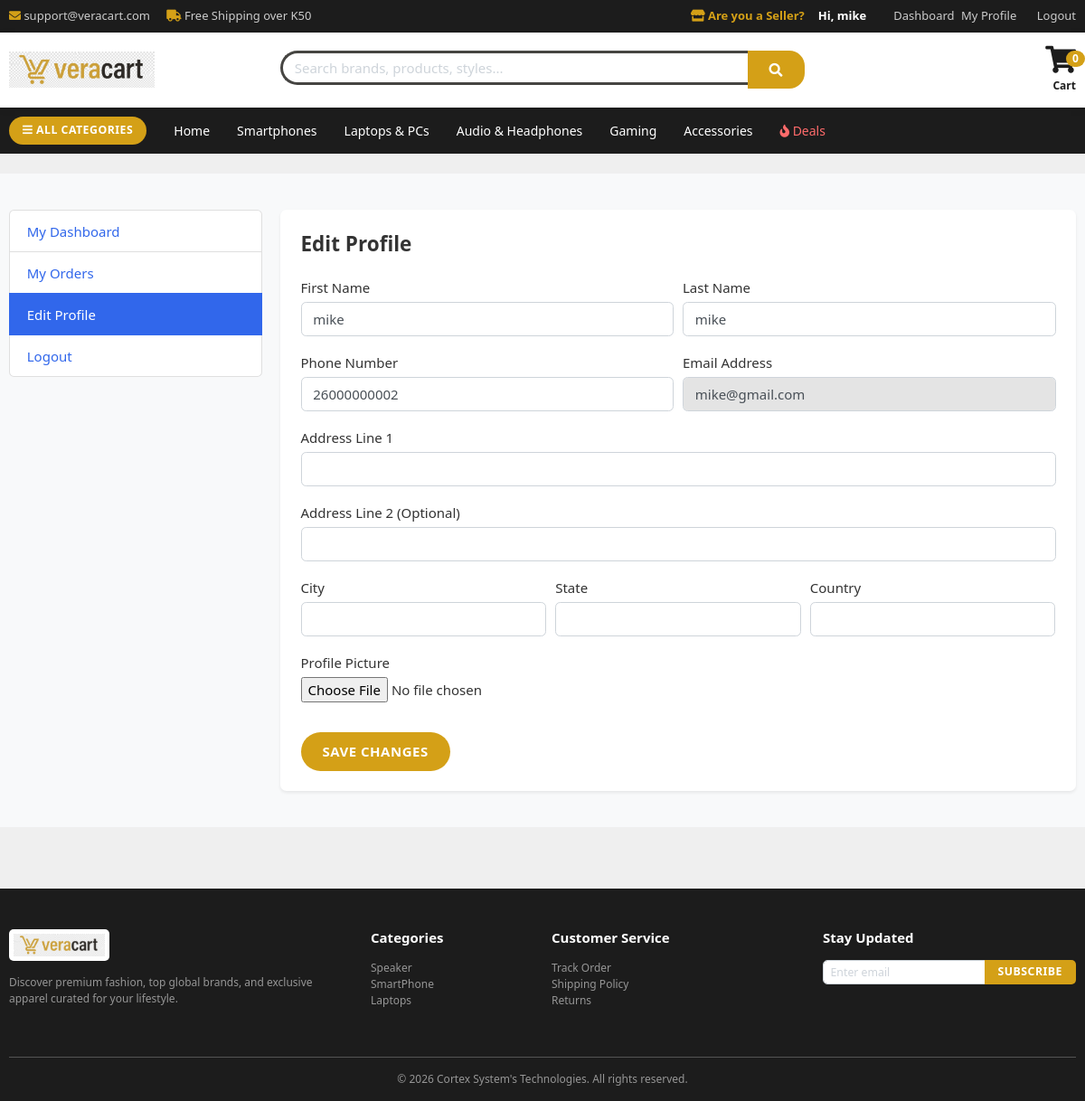
The app's page /accounts/edit_profile/ (signed in) with its own data.
### accounts/models.py (models this page shows, shortened)
class Account(AbstractBaseUser):
    first_name = models.CharField(max_length=50)
    last_name = models.CharField(max_length=50)
    username = models.CharField(max_length=50, unique=True)
    email = models.EmailField(max_length=90, unique=True)
    phone_number = models.CharField(max_length=50)
    date_joined = models.DateTimeField(auto_now_add=True)
    last_login = models.DateTimeField(auto_now_add=True)
    is_admin = models.BooleanField(default=False)
    is_staff = models.BooleanField(default=False)
    is_active = models.BooleanField(default=True) # Changed default to True
    is_superadmin = models.BooleanField(default=False)
    is_seller = models.BooleanField(default=False)
    USERNAME_FIELD = 'email'
    REQUIRED_FIELDS = ['username', 'first_name', 'last_name']
    objects = MyAccountManager()

### accounts/views.py (the view, shortened to what this page needs)
# urls.py: path('edit_profile/', views.edit_profile, name='edit_profile'),
def edit_profile(request):
    userprofile, created = UserProfile.objects.get_or_create(user=request.user)
    context = {
        'userprofile': userprofile,
    }
    return render(request, 'accounts/edit_profile.html', context)

### carts/context_processors.py (called while the page is built)
def counter(request):
    cart_count = 0
    if 'admin' in request.path:
        return {}
    else:
        try:
            cart = Cart.objects.filter(cart_id=_cart_id(request))
            cart_items = CartItem.objects.all().filter(cart=cart[:1])
            for cart_item in cart_items:
                cart_count += cart_item.quantity
        except Cart.DoesNotExist:
            cart_count = 0
    return dict(cart_count=cart_count)

### carts/views.py (called while the page is built)
def _cart_id(request):
    cart = request.session.session_key
    if not cart:
        cart = request.session.create()
    return cart

### category/context_processors.py (called while the page is built)
def menu_links(request):
    links = Category.objects.all()
    return dict(links=links)

### templates/accounts/edit_profile.html (shortened to what this page needs)
{% extends 'base.html' %}
{% load static %}
{% block content %}
<section class="section-content padding-y bg">
<div class="container">
    <div class="row">
        <aside class="col-md-3">
            <ul class="list-group">
                <a class="list-group-item" href="{% url 'dashboard' %}"> My Dashboard </a>
                <a class="list-group-item" href="{% url 'my_orders' %}"> My Orders </a>
                <a class="list-group-item active" href="{% url 'edit_profile' %}"> Edit Profile </a>
                <a class="list-group-item" href="{% url 'logout' %}"> Logout </a>
            </ul>
        </aside>
        <main class="col-md-9">
            <div class="card border-0 shadow-sm rounded-lg">
                <div class="card-body p-4">
                    <h4 class="font-weight-bold mb-4">Edit Profile</h4>
                    <form action="{% url 'edit_profile' %}" method="POST" enctype="multipart/form-data">
                        <div class="form-row">
                            <div class="form-group col-md-6">
                                <label>First Name</label>
                                <input type="text" name="first_name" class="form-control" value="{{ request.user.first_name }}" required>
                            </div>
                            <div class="form-group col-md-6">
                                <label>Last Name</label>
                                <input type="text" name="last_name" class="form-control" value="{{ request.user.last_name }}" required>
                            </div>
                        </div>
                        <div class="form-row">
                            <div class="form-group col-md-6">
                                <label>Phone Number</label>
                                <input type="text" name="phone_number" class="form-control" value="{{ request.user.phone_number }}" required>
                            </div>
                            <div class="form-group col-md-6">
                                <label>Email Address</label>
                                <input type="email" class="form-control" value="{{ request.user.email }}" readonly>
                            </div>
                        </div>
                        <div class="form-group">
                            <label>Address Line 1</label>
                            <input type="text" name="address_line_1" class="form-control" value="{{ userprofile.address_line_1 }}">
                        </div>
                        <div class="form-group">
                            <label>Address Line 2 (Optional)</label>
                            <input type="text" name="address_line_2" class="form-control" value="{{ userprofile.address_line_2 }}">
                        </div>
                        <div class="form-row">
                            <div class="form-group col-md-4">
                                <label>City</label>
                                <input type="text" name="city" class="form-control" value="{{ userprofile.city }}">
                            </div>
                            <div class="form-group col-md-4">
                                <label>State</label>
                                <input type="text" name="state" class="form-control" value="{{ userprofile.state }}">
                            </div>
                            <div class="form-group col-md-4">
                                <label>Country</label>
                                <input type="text" name="country" class="form-control" value="{{ userprofile.country }}">
                            </div>
                        </div>
                        <div class="form-group">
                            <label>Profile Picture</label><br>
                            <input type="file" name="profile_picture" class="form-control-file">
                        </div>
                        <button type="submit" class="btn btn-gold mt-3">Save Changes</button>
                    </form>
                </div>
            </div>
        </main>
    </div>
</div>
</section>
{% endblock %}

### templates/includes/navbar.html
{% load static %}
<div class="top-bar">
  <div class="container d-flex justify-content-between align-items-center">
    <div>
      <span class="mr-3"
        ><i class="fa fa-envelope" style="color: var(--brand-gold)"></i>
        support@veracart.com</span
      >
      <span
        ><i class="fa fa-truck" style="color: var(--brand-gold)"></i> Free
        Shipping over K50</span
      >
    </div>
    <div class="d-flex align-items-center">
      {% if not request.user.is_authenticated or request.user.is_seller %}
      <a
        href="{% url 'add_product' %}"
        class="mr-3 font-weight-bold"
        style="color: var(--brand-gold)"
      >
        <i class="fa fa-store"></i> Are you a Seller?
      </a>
      {% endif %} {% if request.user.is_authenticated %}
      <span style="color: #fff; font-weight: bold; margin-right: 15px"
        >Hi, {{ request.user.first_name }}</span
      >
      <a href="{% url 'dashboard' %}">Dashboard</a>
      <a href="{% url 'edit_profile' %}" class="mx-2">My Profile</a>
      <a href="{% url 'logout' %}">Logout</a>
      {% else %}
      <a href="{% url 'login' %}"
        ><i class="fa fa-user"></i> Sign In / Register</a
      >
      {% endif %}
    </div>
  </div>
</div>
<div class="main-nav sticky-top">
  <div class="container">
    <div class="row align-items-center">
      <div class="col-md-3">
        <a href="{% url 'home' %}">
          <img
            src="{% static 'images/logo.png' %}"
            alt="Veracart Logo"
            style="height: 40px; width: auto"
          />
        </a>
      </div>
      <div class="col-md-6 my-3 my-md-0">
        <form action="{% url 'store' %}" method="GET">
          <div class="input-group">
            <input
              type="text"
              name="keyword"
              class="form-control border-right-0"
              placeholder="Search brands, products, styles..."
              style="border-radius: 25px 0 0 25px; border: 3px solid #464542"
            />
            <div class="input-group-append">
              <button
                class="btn btn-gold"
                type="submit"
                style="border-radius: 0 17px 17px 0"
              >
                <i class="fa fa-search"></i>
              </button>
            </div>
          </div>
        </form>
      </div>
      <div class="col-md-3 text-right">
        <a
          href="{% url 'cart' %}"
          class="text-decoration-none position-relative"
          style="color: var(--brand-dark)"
        >
          <i class="fa fa-shopping-cart fa-2x"></i>
          <span
            class="badge badge-pill position-absolute"
            style="
              background: var(--brand-gold);
              color: #fff;
              top: -5px;
              right: -10px;
              font-size: 12px;
            "
          >
            {{ cart_count }}
          </span>
          <div class="small font-weight-bold mt-1">Cart</div>
        </a>
      </div>
    </div>
  </div>
</div>
<div class="category-bar">
  <div class="container d-flex align-items-center">
    <a
      href="{% url 'store' %}"
      class="btn btn-gold mr-3 btn-sm"
      style="padding: 8px 15px"
    >
      <i class="fa fa-bars"></i> ALL CATEGORIES
    </a>
    <ul class="nav">
      <li class="nav-item">
        <a class="nav-link" href="{% url 'home' %}">Home</a>
      </li>
      <li class="nav-item">
        <a
          class="nav-link"
          href="{% url 'products_by_category' 'smartphones' %}"
          >Smartphones</a
        >
      </li>
      <li class="nav-item">
        <a class="nav-link" href="{% url 'products_by_category' 'laptops' %}"
          >Laptops & PCs</a
        >
      </li>
      <li class="nav-item">
        <a class="nav-link" href="{% url 'products_by_category' 'audio' %}"
          >Audio & Headphones</a
        >
      </li>
      <li class="nav-item">
        <a class="nav-link" href="{% url 'products_by_category' 'gaming' %}"
          >Gaming</a
        >
      </li>
      <li class="nav-item">
        <a
          class="nav-link"
          href="{% url 'products_by_category' 'accessories' %}"
          >Accessories</a
        >
      </li>
      <li class="nav-item">
        <a
          class="nav-link"
          style="color: #ff6b6b"
          href="{% url 'store' %}?deals=true"
          ><i class="fa fa-fire"></i> Deals</a
        >
      </li>
    </ul>
  </div>
</div>

### static/css/ui.css (style rules this page uses)
html { font-family: "Inter", sans-serif; font-size: 15px; }
.padding-y { padding-top: 40px; padding-bottom: 40px; }
article:after, .form-group:after { display: block; clear: both; content: ""; }
.bg { background-color: #f8f9fa; }

### templates/base.html (style rules this page uses)
body { font-family: "Segoe UI", Tahoma, Geneva, Verdana, sans-serif; background-color: #efefef; color: #333; }
:root { --brand-gold: #d4a017; --brand-gold-hover: #b8860b; --brand-dark: #1c1c1c; }
.btn-gold { background-color: var(--brand-gold); color: #fff; font-weight: 700; border-radius: 30px; padding: 10px 24px; transition: all 0.3s ease; border: none; text-transform: uppercase; letter-spacing: 0.5px; }
.top-bar { background-color: var(--brand-dark); color: #ccc; font-size: 13px; padding: 8px 0; }
.top-bar a { color: #ccc; text-decoration: none; margin-left: 15px; }
.main-nav { background-color: #fff; box-shadow: 0 2px 10px rgba(0, 0, 0, 0.05); padding: 15px 0; }
.category-bar { background-color: var(--brand-dark); padding: 10px 0; }
.category-bar .nav-link { color: #fff; font-weight: 500; font-size: 14px; padding: 5px 15px; }

### records on screen
Account: user.first_name "mike", first_name "mike", last_name "mike", phone_number "26000000002", user.email "mike@gmail.com"

### other values on screen
{{ cart_count }} "0"
